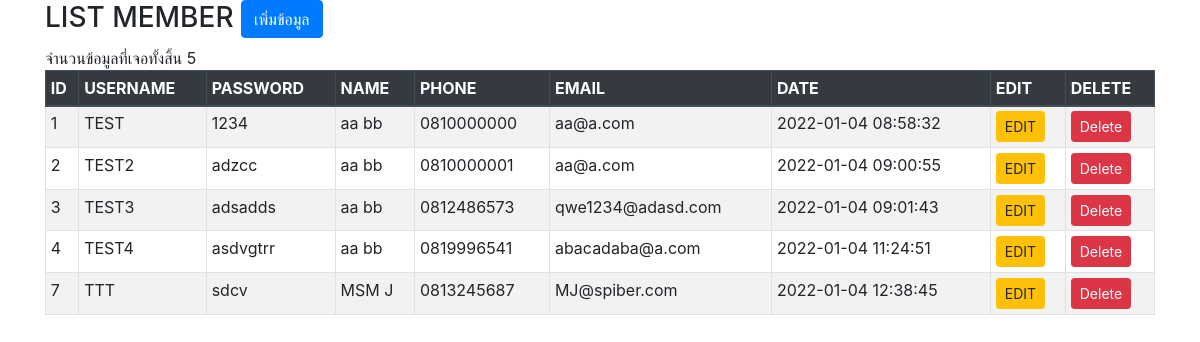
Page /member_list_bootstrap4.php on the committed database.
### tables this page shows
CREATE TABLE `tbl_member` (
  `id` int(11) NOT NULL,
  `username` varchar(50) NOT NULL,
  `password` varchar(50) NOT NULL,
  `name` varchar(100) NOT NULL,
  `phone` varchar(10) NOT NULL,
  `email` varchar(50) NOT NULL,
  `date_save` timestamp NOT NULL DEFAULT current_timestamp() COMMENT 'เก็บวันเดือนปีที่เพิ่มในdb'
);

### member_list_bootstrap4.php (the view, shortened to what this page needs)
<!doctype html>
<html lang="en">
  <head>
    <link rel="stylesheet" href="https://cdn.jsdelivr.net/npm/bootstrap@4.6.1/dist/css/bootstrap.min.css">
  </head>
  <body>
  <div class="container">
        <div class="row">
        <div class="col-md-12">
  <table class="table table-striped table-bordered table-hover table-sm">
        <h3>LIST MEMBER  <a class="btn btn-primary" href="member_form_add_bt4.php">เพิ่มข้อมูล</a> </h3>
        <thead class = "thead-dark">
            <tr>
                <th>ID</th>
                <th>USERNAME</th>
                <th>PASSWORD</th>
                <th>NAME</th>
                <th>PHONE</th>
                <th>EMAIL</th>
                <th>DATE</th>
                <th>EDIT</th>
                <th>DELETE</th>
            </tr>
        </thead>
        <tbody>
            <?php
                include 'condb.php';
                $query =  "select * from tbl_member";
                $result = mysqli_query($condb, $query) or die("Error in sql : $query" .mysqli_error($query));
            ?>
            <?php foreach ($result as $row) { ?>
            <tr>
                <td><?php echo $row['id']; ?></td>
                <td><?php echo $row['username']; ?></td>
                <td><?php echo $row['password']; ?></td>
                <td><?php echo $row['name']; ?></td>
                <td><?php echo $row['phone']; ?></td>
                <td><?php echo $row['email']; ?></td>
                <td><?php echo $row['date_save']; ?></td>
                <td>
                    <a class="btn btn-warning btn-sm" href="member_form_edit.php?id=<?php echo $row['id']; ?>">EDIT</a>
                </td>
                <td>
                    <a class="btn btn-danger btn-sm" href="member_delete.php?id=<?php echo $row['id']; ?>" onclick="return confirm('ยืนยันการลบข้อมูล');">Delete</a>
                </td>
            </tr>
            <?php } ?>
        </tbody>
    </table>
            </div>
            </div>
            </div>
  </body>
</html>

### rows in the picture
tbl_member: id "1", username "TEST", password "1234", name "aa bb", phone "0810000000", email "aa@a.com", date_save "2022-01-04 08:58:32"
tbl_member: id "2", username "TEST2", password "adzcc", name "aa bb", phone "0810000001", email "aa@a.com", date_save "2022-01-04 09:00:55"
tbl_member: id "3", username "TEST3", password "adsadds", name "aa bb", phone "0812486573", email "qwe1234@adasd.com", date_save "2022-01-04 09:01:43"
tbl_member: id "4", username "TEST4", password "asdvgtrr", name "aa bb", phone "0819996541", email "abacadaba@a.com", date_save "2022-01-04 11:24:51"
tbl_member: id "7", username "TTT", password "sdcv", name "MSM J", phone "0813245687", email "MJ@spiber.com", date_save "2022-01-04 12:38:45"
